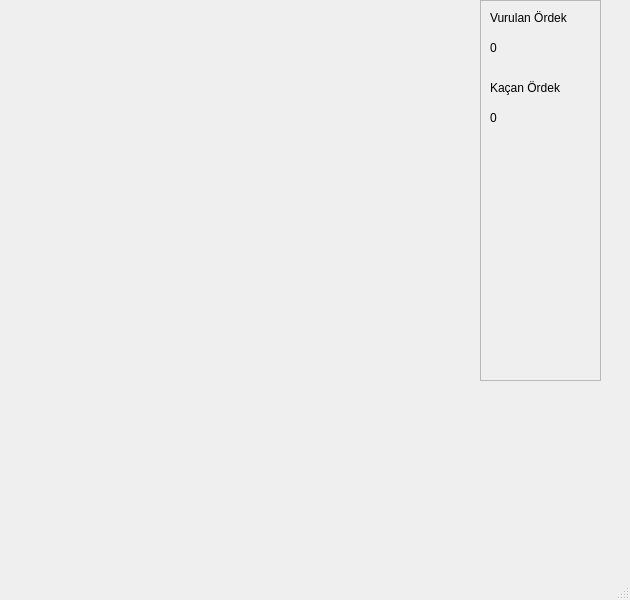
<?xml version="1.0" encoding="UTF-8"?>
<ui version="4.0">
 <class>MainWindow</class>
 <widget class="QMainWindow" name="MainWindow">
  <property name="geometry">
   <rect>
    <x>0</x>
    <y>0</y>
    <width>630</width>
    <height>600</height>
   </rect>
  </property>
  <property name="windowTitle">
   <string>MainWindow</string>
  </property>
  <widget class="QWidget" name="centralwidget">
   <widget class="QLabel" name="label">
    <property name="geometry">
     <rect>
      <x>0</x>
      <y>0</y>
      <width>461</width>
      <height>381</height>
     </rect>
    </property>
    <property name="tabletTracking">
     <bool>false</bool>
    </property>
    <property name="text">
     <string/>
    </property>
    <property name="pixmap">
     <pixmap resource="Images/resimler.qrc">:/res/arkaPlan.png</pixmap>
    </property>
    <property name="scaledContents">
     <bool>true</bool>
    </property>
    <property name="wordWrap">
     <bool>false</bool>
    </property>
   </widget>
   <widget class="QFrame" name="frame">
    <property name="geometry">
     <rect>
      <x>480</x>
      <y>0</y>
      <width>121</width>
      <height>381</height>
     </rect>
    </property>
    <property name="frameShape">
     <enum>QFrame::StyledPanel</enum>
    </property>
    <property name="frameShadow">
     <enum>QFrame::Raised</enum>
    </property>
    <widget class="QLabel" name="label_2">
     <property name="geometry">
      <rect>
       <x>10</x>
       <y>10</y>
       <width>111</width>
       <height>16</height>
      </rect>
     </property>
     <property name="text">
      <string>Vurulan Ördek</string>
     </property>
    </widget>
    <widget class="QLabel" name="label_3">
     <property name="geometry">
      <rect>
       <x>10</x>
       <y>40</y>
       <width>101</width>
       <height>16</height>
      </rect>
     </property>
     <property name="text">
      <string>0</string>
     </property>
    </widget>
    <widget class="QLabel" name="label_4">
     <property name="geometry">
      <rect>
       <x>10</x>
       <y>80</y>
       <width>111</width>
       <height>16</height>
      </rect>
     </property>
     <property name="text">
      <string>Kaçan Ördek</string>
     </property>
    </widget>
    <widget class="QLabel" name="label_5">
     <property name="geometry">
      <rect>
       <x>10</x>
       <y>110</y>
       <width>111</width>
       <height>16</height>
      </rect>
     </property>
     <property name="text">
      <string>0</string>
     </property>
    </widget>
   </widget>
  </widget>
  <widget class="QMenuBar" name="menubar">
   <property name="geometry">
    <rect>
     <x>0</x>
     <y>0</y>
     <width>630</width>
     <height>21</height>
    </rect>
   </property>
  </widget>
  <widget class="QStatusBar" name="statusbar"/>
 </widget>
 <resources>
  <include location="Images/resimler.qrc"/>
 </resources>
 <connections/>
</ui>
